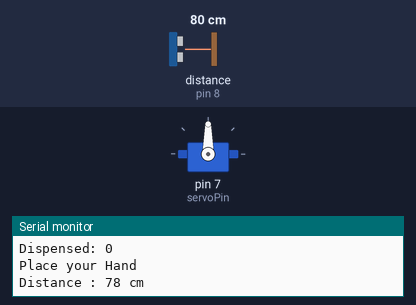
This sketch was run on a simulated Arduino Uno, built with avr-gcc and run on an emulated ATmega328P. On the bench: servo, the last lines printed to the serial monitor. Wiring (inferred from the names in the program): ultrasonic range finder: trigger pin 9; echo pin 8. The test bench sets the inputs (shaded band); at power-on: distance to the obstacle (sensor on pin 8) 80 cm. The echo pulse lasts 58.3 µs per cm.

Above: at 3.8 s.
3.9 s: distance to the obstacle (sensor on pin 8) set to 12 cm
9.2 s: distance to the obstacle (sensor on pin 8) set to 9 cm
At 16.7 s:
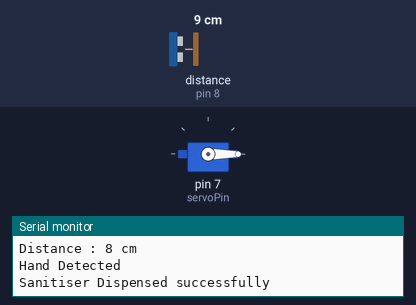
Timing chart, 0 to 18.2 s (numbered marks = the images above; inputs shaded):
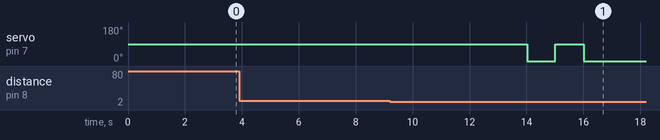

The sketch:

Final_check.ino
```cpp
//#------------Libraries------------------#
#include "MAX30100_PulseOximeter.h"  //pulse oximeter
#include <Servo.h>   //servo motor
#include <Adafruit_MLX90614.h> //temp sensor

//#------------Define Pins----------------#
//Ultrasonic Sensor
#define echoPin 8
#define trigPin 9
//pulse oximeter
#define REPORTING_PERIOD_MS     30000

//# Define variables
//temp sensor
char *Object_Type[]={"Object","Ambient"};
long duration;
int distance;
int servoPin = 7;
unsigned long cnt = 0;
unsigned long StartTime;
unsigned long CurrentTime;
unsigned long ElapsedTime;
unsigned long dispensed = 0;
unsigned long pulse_oxi = 0;
unsigned long temp_done = 0;
//pulse oxi
uint32_t tsLastReport = 0;
unsigned long cnt_pulse = 0;
int i_mlx = 0;
int i=0;
float temperature, temp;
float sum;


//Create objects
Adafruit_MLX90614 MLX_Sensor = Adafruit_MLX90614();  //temp sensor
Servo Servo1; //servo motor
PulseOximeter pox;


// Print Beat when heart rate detected
void onBeatDetected()
{
    Serial.println("Beat!");
}


void setup(){
  Serial.begin(115200);
  pinMode(trigPin,OUTPUT);
  pinMode(echoPin,INPUT);
  Servo1.attach(servoPin);
  Serial.println("Welcome to Covid Monitoring System!");
 }

void loop(){

  //restoring flag values for every loop
  dispensed = 0;
  temp_done = 0;
  pulse_oxi = 0;


  delay(1000);


  Serial.println("Place your Hand");


  // trigger sent
  digitalWrite(trigPin,LOW);
  delayMicroseconds(2);
  digitalWrite(trigPin,HIGH);
  delayMicroseconds(10);
  digitalWrite(trigPin,LOW);

  //calculate duration when echo pin is HIGH
  duration=pulseIn(echoPin,HIGH);
  distance=(duration*0.034/2);
  Serial.print("Distance : ");
  Serial.print(distance);
  Serial.println(" cm ");
  delay(1000);

    //if distance is less than 10cm
   if (distance < 10)
   {

     if(cnt == 1)
     {
      Serial.println("Wait for some time");
     }
     else
     {
      cnt = 1;

    delay(1000);
    Serial.println("Hand Detected");
      delay(1000);

    // Make servo go to 0 degrees
   Servo1.write(0);
   //Serial.println("ZERO Degree");
   delay(1000);
   // Make servo go to 90 degrees
   Servo1.write(90);
  // Serial.println("180 Degree");
  delay(1000);
    // Make servo go to 0 degrees
   Servo1.write(0);
   //Serial.println("ZERO Degree");
   //delay(1000);

  dispensed = 1;
  Serial.println("Sanitiser Dispensed successfully");
  delay(1000);

     }
   }
Serial.print("Dispensed: ");
Serial.println(dispensed);
cnt = 0;


 //temperature
 if(dispensed == 1)
{
           Serial.println("Temperature Measuring! ");

   MLX_Sensor.begin(0x5A);
         delay(1000);
         Serial.println("Place your hand on Temp sensor");
         delay(5000);

     while (i_mlx < 30) {
    temp= MLX_Sensor.readObjectTempC();
    sum += temp;
    i_mlx++;
    delay(1);
  }
  temperature = sum/30.0;
  if(temperature < 35)
  {
    //Serial.println("Entered");
    temperature = temperature + 2;
  }

  sum = 0;
  i_mlx = 0;
  Serial.println(temperature);
  delay(2000);
  temp_done = 1;
  Serial.println("Temperature Measured Successfully");
  delay(100);

}


//Pulse oximeter
   if(dispensed == 1)
    {
cnt = 0;
       if (!pox.begin(0x57)) {
          Serial.println("FAILED");
          for(;;);
      } else {
          Serial.println("SUCCESS");
          delay(1000);
      }
      pox.setIRLedCurrent(MAX30100_LED_CURR_7_6MA);

      // Register a callback for the beat detection
      pox.setOnBeatDetectedCallback(onBeatDetected);
   pox.update();
      while(1)
      {

      // pox.update();
    if (millis() - tsLastReport > REPORTING_PERIOD_MS) {


          Serial.print("Heart rate:");
          Serial.print(pox.getHeartRate() );
          Serial.print("bpm / SpO2:");
          Serial.println(pox.getSpO2() );
          pulse_oxi = 1;
          break;


       Serial.println("%");

        tsLastReport = millis();

    }

      }


      }


    }


float Get_Temperature_Sample(char type)
{
    float temp_value;
    float Object_Temperature = MLX_Sensor.readObjectTempC();
    float Ambient_Temperature = MLX_Sensor.readAmbientTempC();
   if(type =='A')
   {
    temp_value = Object_Temperature;
   }else if(type =='B')
   {
    temp_value = Ambient_Temperature;
   }
   return temp_value;

}

void Display_Temperature(char type)
{
  float temp_data =Get_Temperature_Sample(type);

  if(type =='A')
  {
    Serial.print(Object_Type[0]);
    Serial.print(" ");
    Serial.print(temp_data);
    Serial.print("°");
    Serial.println("C");
  }else if(type =='B')
  {
    Serial.print(Object_Type[1]);
    Serial.print(" ");
    Serial.print(temp_data);
    Serial.print("°");
    Serial.println("C");
  }

}
```

Measured:
- the behaviour switches between 11 and 10 cm on distance to the obstacle (sensor on pin 8) (found by bisection; images 0 and 1)
- after the input at 9.2 s, servo on pin 7 (servoPin): 90° → 0° after 4.8 s, → 90° 1.0 s later, → 0° 1.0 s later
